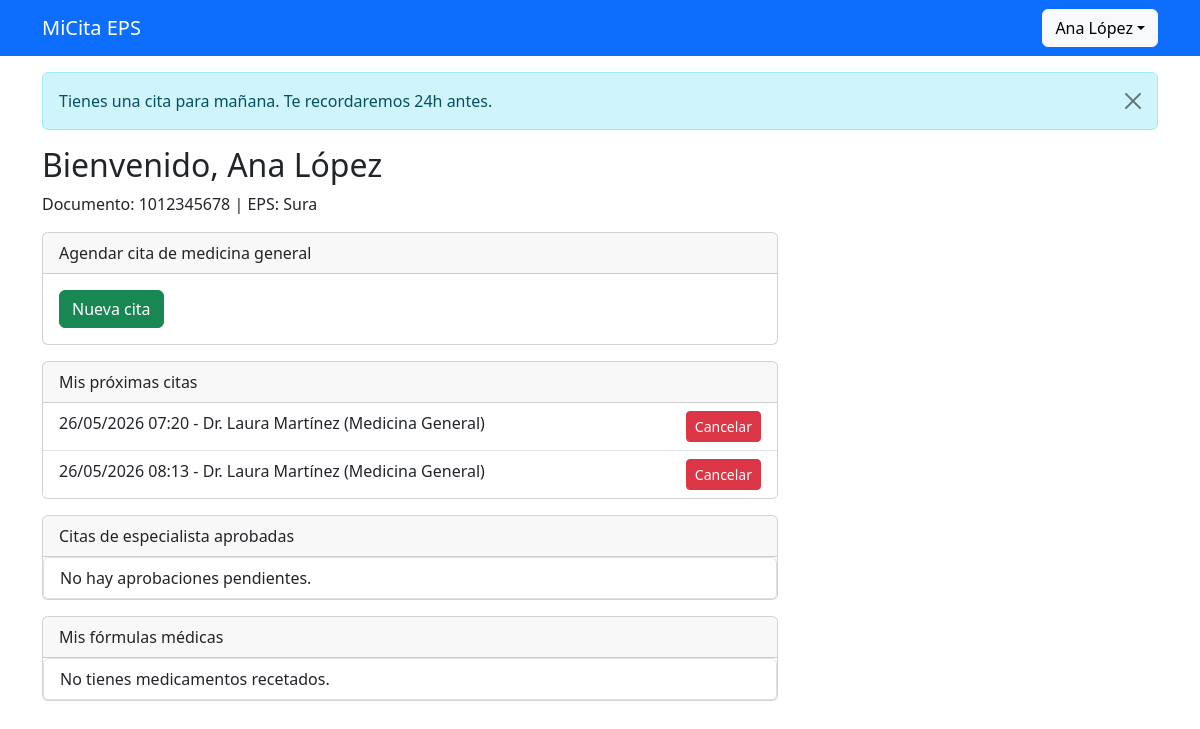
The page /citas/paciente/ (signed in) on the database its author committed.
### apps/accounts/models.py (models this page shows, shortened)
class PerfilUsuario(models.Model):
    user = models.OneToOneField(User, on_delete=models.CASCADE)
    rol = models.CharField(max_length=20, choices=ROL_CHOICES, default='paciente')
    documento = models.CharField(max_length=20, unique=True)
    telefono = models.CharField(max_length=15, blank=True)
    direccion = models.TextField(blank=True)
    eps = models.CharField(max_length=100, blank=True)
    fecha_nacimiento = models.DateField(null=True, blank=True)

### apps/citas/models.py (models this page shows, shortened)
class Cita(models.Model):
    ESTADOS = (('programada','Programada'), ('cancelada','Cancelada'), ('completada','Completada'), ('pendiente_agendar','Pendiente de agendar'))
    paciente = models.ForeignKey(User, on_delete=models.CASCADE, related_name='citas_paciente')
    medico = models.ForeignKey(Medico, on_delete=models.SET_NULL, null=True)
    fecha_hora = models.DateTimeField()
    tipo = models.CharField(max_length=50, default='Medicina General')
    estado = models.CharField(max_length=20, choices=ESTADOS, default='programada')
    motivo = models.TextField(blank=True)
    created_at = models.DateTimeField(auto_now_add=True)

class Medico(models.Model):
    user = models.OneToOneField(User, on_delete=models.CASCADE)
    especialidad = models.CharField(max_length=100, default='Medicina General')
    ubicacion_consultorio = models.CharField(max_length=255, help_text='Dirección del consultorio')

### apps/citas/views.py (the view)
# urls.py: path('paciente/', views.paciente_dashboard, name='paciente_dashboard'),
@login_required
@user_passes_test(es_paciente)
def paciente_dashboard(request):
    perfil = request.user.perfilusuario
    citas_futuras = Cita.objects.filter(paciente=request.user, fecha_hora__gte=timezone.now(), estado='programada').order_by('fecha_hora')
    solicitudes_aprobadas = SolicitudAutorizacion.objects.filter(paciente=request.user, estado='aprobada', tipo='cita_especialista')
    formulas = FormulaMedicamento.objects.filter(paciente=request.user)
    manana = timezone.now().date() + timedelta(days=1)
    if Cita.objects.filter(paciente=request.user, fecha_hora__date=manana, estado='programada').exists():
        messages.info(request, "Tienes una cita para mañana. Te recordaremos 24h antes.")
    return render(request, 'citas/paciente_dashboard.html', {
        'perfil': perfil, 'citas_futuras': citas_futuras,
        'solicitudes_aprobadas': solicitudes_aprobadas, 'formulas': formulas,
        'now': timezone.now()
    })

### apps/citas/views.py (called while the page is built)
def es_paciente(user):
    return hasattr(user, 'perfilusuario') and user.perfilusuario.rol == 'paciente'

### apps/citas/templates/citas/paciente_dashboard.html
{% extends "base.html" %}
{% block content %}
<div class="row"><div class="col-md-8">
<h2>Bienvenido, {{ user.get_full_name }}</h2>
<p>Documento: {{ perfil.documento }} | EPS: {{ perfil.eps }}</p>
<div class="card mt-3"><div class="card-header">Agendar cita de medicina general</div><div class="card-body"><a href="{% url 'citas:agendar_cita' %}" class="btn btn-success">Nueva cita</a></div></div>
<div class="card mt-3"><div class="card-header">Mis próximas citas</div><ul class="list-group list-group-flush">
{% for cita in citas_futuras %}
<li class="list-group-item">{{ cita.fecha_hora|date:"d/m/Y H:i" }} - Dr. {{ cita.medico.user.get_full_name }} ({{ cita.tipo }})
<a href="{% url 'citas:cancelar_cita' cita.id %}" class="btn btn-sm btn-danger float-end">Cancelar</a></li>
{% empty %}<li class="list-group-item">No tienes citas programadas.</li>{% endfor %}
</ul></div>
<div class="card mt-3"><div class="card-header">Citas de especialista aprobadas</div><ul class="list-group">
{% for sol in solicitudes_aprobadas %}<li class="list-group-item">Especialidad: {{ sol.especialidad_solicitada }} - {{ sol.descripcion }}</li>
{% empty %}<li class="list-group-item">No hay aprobaciones pendientes.</li>{% endfor %}
</ul></div>
<div class="card mt-3"><div class="card-header">Mis fórmulas médicas</div><ul class="list-group">
{% for f in formulas %}<li class="list-group-item">Medicamento: {{ f.solicitud.medicamento_nombre }} <a href="{% url 'citas:ver_formula' f.id %}" class="btn btn-sm btn-info float-end">Ver detalle y farmacias</a></li>
{% empty %}<li class="list-group-item">No tienes medicamentos recetados.</li>{% endfor %}
</ul></div>
</div></div>
{% endblock %}

### apps/templates/base.html (shortened to what this page needs)
<!DOCTYPE html>
<html lang="es">
<head><meta charset="UTF-8"><meta name="viewport" content="width=device-width, initial-scale=1.0"><title>MiCita EPS</title>
<link href="https://cdn.jsdelivr.net/npm/bootstrap@5.3.0/dist/css/bootstrap.min.css" rel="stylesheet">
{% load static %}<link rel="stylesheet" href="{% static 'css/custom.css' %}"></head>
<body><nav class="navbar navbar-expand-lg navbar-dark bg-primary"><div class="container">
<a class="navbar-brand" href="/">MiCita EPS</a>{% if user.is_authenticated %}<div class="dropdown"><button class="btn btn-light dropdown-toggle" type="button" data-bs-toggle="dropdown">{{ user.get_full_name|default:user.username }}</button>
</div>{% endif %}
</div></nav><div class="container mt-3">{% if messages %}{% for message in messages %}<div class="alert alert-{{ message.tags }} alert-dismissible fade show" role="alert">{{ message }}<button type="button" class="btn-close" data-bs-dismiss="alert"></button></div>{% endfor %}{% endif %}
{% block content %}{% endblock %}</div><script src="https://cdn.jsdelivr.net/npm/bootstrap@5.3.0/dist/js/bootstrap.bundle.min.js"></script>
<script src="{% static 'js/notificaciones.js' %}"></script></body></html>

### rows shown on the page
PerfilUsuario: documento "1012345678", eps "Sura"
Cita: fecha_hora "26/05/2026 07:20", medico.user.get_full_name "Laura Martínez", tipo "Medicina General"
Cita: fecha_hora "26/05/2026 08:13", medico.user.get_full_name "Laura Martínez", tipo "Medicina General"

### other values the page prints
{{ user.get_full_name|default:user.username }} "Ana López"
{{ message }} "Tienes una cita para mañana. Te recordaremos 24h antes."
{{ user.get_full_name }} "Ana López"
